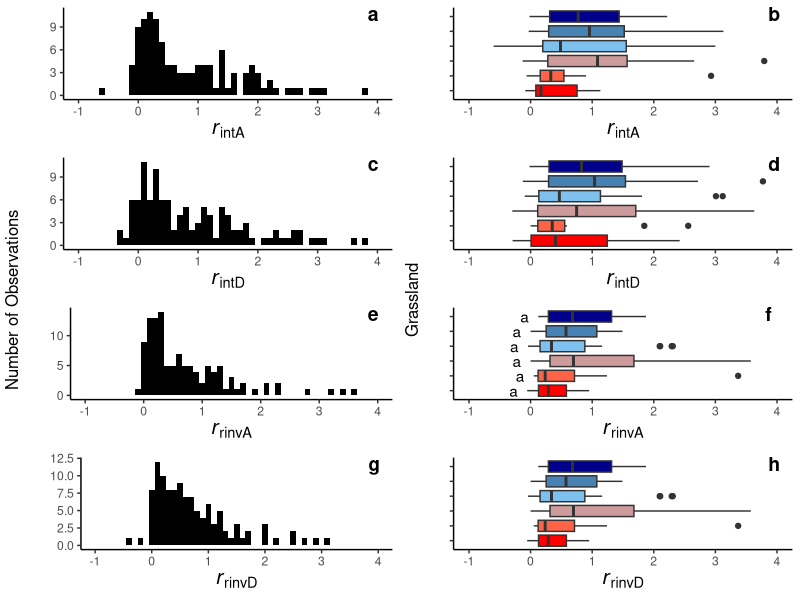

Generate this figure with R: (Note: this script raises an error after producing the figure.)
#### Summary stats ####
# examine growth rates across conditions and understand how cover may effect 
# pop. responses to neighbors. 

# last edited 10/8/22 by Hailey Mount
# edited to be more concise and now including both Sevietta sites


#### load in data and packages ####
library(tidyverse)
library(ggpubr)
NEWallsite <- read.csv("data/allsite_new.csv")
#ensure this data is releveled with grassland_type facets along precipitation gradient 
NEWallsite <- NEWallsite %>%
  mutate(grassland_type = fct_relevel(grassland_type,
                                      "Desert", "Southern Shortgrass", "Northern Shortgrass", 
                                      "Northern Mixed", "Southern Mixed", "Tallgrass"))
all <- read.csv("data/allraw.csv")
all <- all %>% mutate(grassland_type = ifelse(site %in% "CHY","Northern Mixed",
                                              ifelse(site %in% "HYS","Southern Mixed",
                                                     ifelse(site %in% "KNZ","Tallgrass",
                                                            ifelse(site %in% "SGS","Northern Shortgrass",
                                                                   ifelse(site %in% "sev.blue","Southern Shortgrass","Desert")))))) 
all <- all %>%
  mutate(grassland_type = fct_relevel(grassland_type, 
                                      "Desert", "Southern Shortgrass", "Northern Shortgrass", 
                                      "Northern Mixed", "Southern Mixed", "Tallgrass"))

#### how do growth rates vary by condition (histograms) and across grasslands? (boxplots) ####
# histograms of all calculated growth rate measures: All are non-normal and have a right/positive 
# skew. Most species maintaining and some doing well is consistent with expectations. 

#intrinsic growth rate ambient (rintA)
rinta_hist <- ggplot(NEWallsite, aes(x=intrinsicLDGRcon))+
  geom_histogram(binwidth = .1, fill="black")+
  theme_classic()+
  labs(x=expression(italic(r)[intA]), y = " ")+
  xlim(-1,4)+
  theme(legend.position = "right", axis.title.x = element_text(size=15))

#intrinsic growth rate drought (rintD)
rintd_hist <- ggplot(NEWallsite, aes(x=intrinsicLDGRchr))+
  geom_histogram(binwidth = .1, fill="black")+
  theme_classic()+
  labs(x=expression(italic(r)[intD]), y = " ")+
  xlim(-1,4)+
  theme(legend.position = "right", axis.title.x = element_text(size=15))

#realized invasion ambient (rrinvA)
rrinva_hist <- ggplot(NEWallsite, aes(x=invasionLDGRcon))+
  geom_histogram(binwidth = .1, fill="black")+
  theme_classic()+
  labs(x=expression(italic(r)[rinvA]), y = " ")+
  xlim(-1,4)+
  theme(legend.position = "right", axis.title.x = element_text(size=15))

#realized invasion drought (rrinvD)
rrinvd_hist <- ggplot(NEWallsite, aes(x=invasionLDGRchr))+
  geom_histogram(binwidth = .1, fill="black")+
  theme_classic()+
  labs(x=expression(italic(r)[rinvD]), y = " ")+
  xlim(-1,4)+
  theme(legend.position = "right", axis.title.x = element_text(size=15))

#combined histogram figure for larger combo figure 
histcombo <- ggarrange(rinta_hist, rintd_hist, rrinva_hist, rrinvd_hist, nrow=4, ncol=1, 
                       common.legend = F, labels = c("a","c","e","g"), label.x = .9)
histcombo <- annotate_figure(histcombo,left = "Number of Observations") #add axis label


#ANOVA and boxplots of calculated growth rate measures: no differences in growth rates by
# grassland type.

#ANOVA for differences in growth rates between grasslands
summary(aov(intrinsicLDGRcon ~ grassland_type, data = NEWallsite)) #no difference (but close)
summary(aov(intrinsicLDGRchr ~ grassland_type, data = NEWallsite)) #no difference
summary(aov(invasionLDGRchr ~ grassland_type, data = NEWallsite)) #no difference (but close)
summary(siganova <- aov(invasionLDGRcon ~ grassland_type, data = NEWallsite)) # sig. diff
  tuk.siganova <- TukeyHSD(siganova) #NS differs from D and SS
  multcompView::multcompLetters4(siganova, tuk.siganova) #letters for each site
  
#code to make function that extracts and plots tukey results 
generate_label_df <- function(TUKEY, variable){
  
  # Extract labels and factor levels from Tukey post-hoc 
  Tukey.levels <- TUKEY[[variable]][,4]
  Tukey.labels <- data.frame(multcompView::multcompLetters(Tukey.levels)['Letters'])
  
  #I need to put the labels in the same order as in the boxplot :
  Tukey.labels$treatment=rownames(Tukey.labels)
  Tukey.labels=Tukey.labels[order(Tukey.labels$treatment) , ]
  return(Tukey.labels)
}
sum_labels <- generate_label_df(TUKEY=tuk.siganova , variable = "grassland_type")#generate labels using function
names(sum_labels)<-c('Letters','grassland_type')#rename columns for merging
yvalue<-aggregate(invasionLDGRcon~grassland_type, data=NEWallsite, min)# obtain letter position for y axis using means
tukeylabel<-merge(sum_labels,yvalue) #merge dataframes

#boxplots
rinta_box <- ggplot(NEWallsite, aes(x=intrinsicLDGRcon, y=grassland_type, fill=grassland_type))+
  geom_boxplot()+
  scale_fill_manual(values=c("red", "tomato", "rosybrown3", "skyblue2", "steelblue", "dark blue"))+
  theme_classic()+
  labs(x=expression(italic(r)[intA]), y = " ")+
  xlim(-1,4)+
  theme(legend.position="none",
        axis.text.y.left = element_blank(), axis.title.x = element_text(size=15))

rintd_box <- ggplot(NEWallsite, aes(x=intrinsicLDGRchr, y=grassland_type, fill=grassland_type))+
  geom_boxplot()+
  scale_fill_manual(values=c("red", "tomato", "rosybrown3", "skyblue2", "steelblue", "dark blue"))+
  theme_classic()+
  labs(x=expression(italic(r)[intD]), y = " ")+
  xlim(-1,4)+
  theme(legend.position="none",
        axis.text.y.left = element_blank(), axis.title.x = element_text(size=15))

rrinva_box<- ggplot(NEWallsite, aes(x=invasionLDGRcon, y=grassland_type, fill=grassland_type))+
  geom_boxplot()+
  geom_text(data = tukeylabel, aes(x=invasionLDGRcon, y=grassland_type, label = Letters),
            hjust=2, vjust=.5 )+
  scale_fill_manual(values=c("red", "tomato", "rosybrown3", "skyblue2", "steelblue", "dark blue"))+
  theme_classic()+
  labs(x=expression(italic(r)[rinvA]), y = " ")+
  xlim(-1,4)+
  theme(legend.position="none",
        axis.text.y.left = element_blank(), axis.title.x = element_text(size=15))

rrinvd_box<- ggplot(NEWallsite, aes(x=invasionLDGRcon, y=grassland_type, fill=grassland_type))+
  geom_boxplot()+
  scale_fill_manual(values=c("red", "tomato", "rosybrown3", "skyblue2", "steelblue", "dark blue"))+
  theme_classic()+
  labs(x=expression(italic(r)[rinvD]), y = " ")+
  xlim(-1,4)+
  theme(legend.position="none",
        axis.text.y.left = element_blank(), axis.title.x = element_text(size=15))

#boxplot figure combined
boxcombo <- ggarrange(rinta_box, rintd_box, rrinva_box, rrinvd_box, nrow=4, ncol=1, 
                      common.legend = F, labels = c("b","d","f","h"), label.x = .9)
boxcombo <- annotate_figure(boxcombo,left = "Grassland")


## combined boxplot/histogram figure 
histboxcombo <- ggarrange(histcombo, boxcombo, nrow=1, ncol=2, common.legend = F)
histboxcombo #view


#### How does precipitation effect cover? ####
# how does cover vary across samples (year, trt, plot , etc.)? Quite a bit:

#summarizing quadrat-level cover
allsum <- all %>% group_by(grassland_type, year, trt, plot, subplot) %>% summarize(totalcov = sum(cover))
#relevel new df
allsum <- allsum %>%
  mutate(grassland_type = fct_relevel(grassland_type, 
                                      "Desert", "Southern Shortgrass","Northern Shortgrass", 
                                      "Northern Mixed", "Southern Mixed", "Tallgrass"))

#is cover significantly different between grasslands? (yes, each is uniquely different)
summary(anova_cov <- aov(totalcov ~ grassland_type, data = allsum)) #anova sig. 
tuk_cov <- TukeyHSD(anova_cov) #each site is significantly different
multcompView::multcompLetters4(anova_cov, tuk_cov) #letters for each site
#use function made earlier for tukey numbers
sum_labels <- generate_label_df(TUKEY=tuk_cov , variable = "grassland_type")#generate labels using function
names(sum_labels)<-c('Letters','grassland_type')#rename columns for merging
yvalue<-aggregate(totalcov~grassland_type, data=allsum, mean)# obtain letter position for y axis using means
tukeylabel<-merge(sum_labels,yvalue) #merge dataframes


# does the precipitation gradient coincide with gradient of competition for light? (yes)
#use linear regression to assess changes along increasing cover
summary(lm_covsum <- lm(totalcov ~ grassland_type, data = allsum)) #sig. pos., 66% 

#boxplot w/ labels and regression line
gcover <- ggplot(allsum, aes(x=grassland_type, y=totalcov, fill=grassland_type))+
  geom_boxplot()+
  geom_smooth(method="lm", se=T, color="black", aes(group=1))+
  scale_fill_manual(values=c("red", "tomato", "rosybrown3", "skyblue2", "steelblue", "dark blue"))+
  geom_text(data = tukeylabel, aes(x = grassland_type, y = totalcov, label = Letters), 
            hjust=2, vjust=-1.75 )+
  theme_classic()+
  labs(x="Grassland", y = "Total cover (%)")+
  theme(legend.position="none",
        #axis.text.y.left = element_blank(),
        axis.text.x = element_text(angle = 20, hjust = 1))


#### does average neighbor cover effect estimates of response to neighbors in either condition? ####
# overall, no we aren't not concerned that these differences effected estimates. 

#sum all the cover for each plot/ year/ grassland/ species (bounding measures between 0 and 100/300)
allothermeans <- all %>%
  filter(trt=="con") %>%
  group_by(grassland_type, species, plot, year, subplot) %>%
  summarize(meanother = mean(other)) %>% ungroup 
covergrassland <- full_join(NEWallsite, allothermeans, by=c("grassland_type", "species"))#merge dataframes
#make a model
summary(lm(condiff~meanother, covergrassland)) 
#plot:
concov <- ggplot(covergrassland,aes(x=meanother, y=condiff, color=grassland_type))+
  geom_point()+
  geom_hline(aes(yintercept=0), linetype="dotted")+
  scale_color_manual(values=c("red", "tomato", "rosybrown3", "skyblue2", "steelblue", "dark blue"))+
  theme_classic()+
  labs(y="Response to neighbors in ambient", x = "Interspecific cover (%)")+
  theme(legend.position="none")

#repeat for chrdiff (no diff)
allothermeans <- all %>%
  filter(trt=="chr")%>%
  group_by(grassland_type, species, plot, year, subplot) %>%
  summarize(meanother = mean(other)) %>% ungroup 
covergrassland <- full_join(NEWallsite, allothermeans, by=c("grassland_type", "species"))
#make a model
summary(lm(chrdiff~meanother, covergrassland)) 
#plot:
chrcov <- ggplot(covergrassland,aes(x=meanother, y=chrdiff, color=grassland_type))+
  geom_point()+
  geom_hline(aes(yintercept=0), linetype="dotted")+
  scale_color_manual(values=c("red", "tomato", "rosybrown3", "skyblue2", "steelblue", "dark blue"))+
  theme_classic()+
  labs(y="Response to neighbors in drought", x = "Interspecific cover (%)")+
  theme(legend.position="none")

# although the mean density of cover is significantly related to the response to neighbors, 
# mean neighbor density actually explains very little variation in response to neighbors 
# alone in either precip. conditions (con > chr) 
# (increases in cover = decreases in GR responses to neighbors/ worse w/ neighbors)

#figure together
covfig <- ggarrange(gcover,concov,chrcov, nrow=3, ncol=1, common.legend = F, 
                    labels = c("i","j","k"), label.x = .9)

#all combined summary stats figure for paper
summaryfig <- ggarrange(histboxcombo,covfig,nrow=1, ncol=2, common.legend = T, widths = c(2,1.5))
summaryfig

#export
ggsave(summaryfig, filename = "figures/summaryfig.png", dpi=300, height = 8,width =9)
